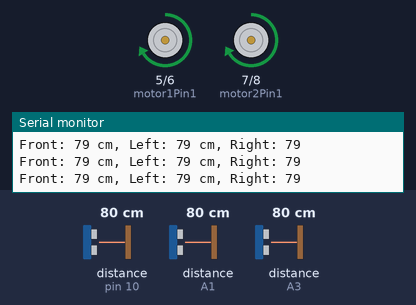
Bench run of a sketch on a simulated Arduino Uno, built with avr-gcc and run on an emulated ATmega328P. Shown: motor-driver pin pairs drawn as motors (green arrow = first pin HIGH = forward, orange = second pin HIGH = backward, longer = more drive, scaled by the enable pin), the last lines printed to the serial monitor. Wiring (inferred from the names in the program): 3 × ultrasonic range finder: trigger pin 9, echo pin 10 / trigger A0, echo A1 / trigger A2, echo A3. The inputs (shaded band) are chosen by the test bench; at power-on: distance to the obstacle (sensors on pin 10, A1, A3) 80 cm. The echo pulse lasts 58.3 µs per cm.

Above: at 1.2 s.
1.3 s: distance to the obstacle (sensor on pin 10) set to 23 cm
4.3 s: distance to the obstacle (sensor on pin 10) set to 19 cm
At 4.8 s:
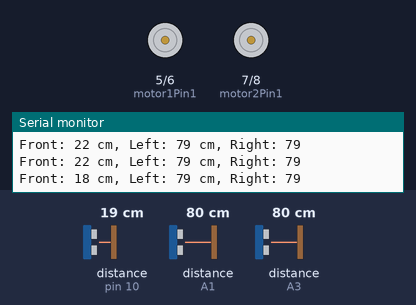
At 5.8 s:
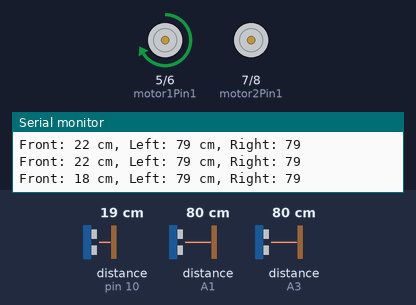
7.3 s: distance to the obstacle (sensor on A1) set to 83 cm
At 8.9 s:
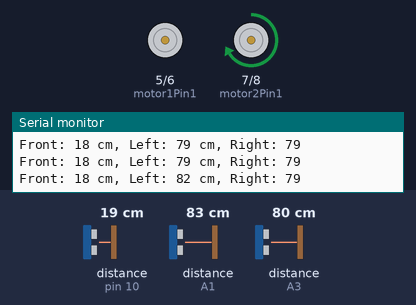
10.3 s: distance to the obstacle (sensor on A1) set to 2 cm
13.3 s: distance to the obstacle (sensor on A1) set to 120 cm
Timing chart, 0 to 17.3 s (numbered marks = the images above; inputs shaded):
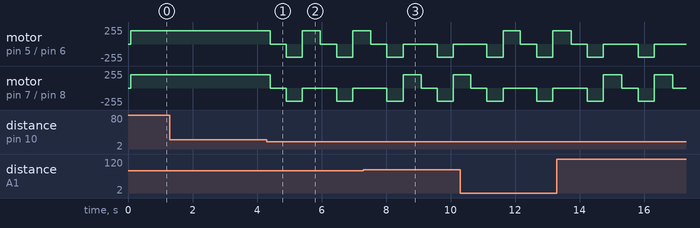

The sketch:

transformaze.ino
```cpp
#include <Arduino.h>

const int motor1Pin1 = 5;
const int motor1Pin2 = 6;
const int motor2Pin1 = 7;
const int motor2Pin2 = 8;
const int motor1SpeedPin = 3;
const int motor2SpeedPin = 11;

const int triggerPinFront = 9;
const int echoPinFront = 10;
const int triggerPinLeft = A0;
const int echoPinLeft = A1;
const int triggerPinRight = A2;
const int echoPinRight = A3;

const int threshold = 20;

void setup() {
  pinMode(motor1Pin1, OUTPUT);
  pinMode(motor1Pin2, OUTPUT);
  pinMode(motor2Pin1, OUTPUT);
  pinMode(motor2Pin2, OUTPUT);
  pinMode(motor1SpeedPin, OUTPUT);
  pinMode(motor2SpeedPin, OUTPUT);

  pinMode(triggerPinFront, OUTPUT);
  pinMode(echoPinFront, INPUT);
  pinMode(triggerPinLeft, OUTPUT);
  pinMode(echoPinLeft, INPUT);
  pinMode(triggerPinRight, OUTPUT);
  pinMode(echoPinRight, INPUT);

  Serial.begin(9600);
}

void loop() {
  long frontDistance = measureDistance(triggerPinFront, echoPinFront);
  long leftDistance = measureDistance(triggerPinLeft, echoPinLeft);
  long rightDistance = measureDistance(triggerPinRight, echoPinRight);

  Serial.print("Front: ");
  Serial.print(frontDistance);
  Serial.print(" cm, Left: ");
  Serial.print(leftDistance);
  Serial.print(" cm, Right: ");
  Serial.println(rightDistance);

  if (frontDistance < threshold) {
    stopMotors();
    delay(500);
    reverseMotors();
    delay(500);
    if (leftDistance > rightDistance) {
      turnLeft();
    } else {
      turnRight();
    }
  } else if (leftDistance < threshold) {
    stopMotors();
    delay(200);
    turnRight();
  } else if (rightDistance < threshold) {
    stopMotors();
    delay(200);
    turnLeft();
  } else {
    forwardMotors();
  }
}

long measureDistance(int triggerPin, int echoPin) {
  long totalDistance = 0;
  for (int i = 0; i < 5; i++) {
    digitalWrite(triggerPin, LOW);
    delayMicroseconds(2);
    digitalWrite(triggerPin, HIGH);
    delayMicroseconds(10);
    digitalWrite(triggerPin, LOW);

    long duration = pulseIn(echoPin, HIGH, 20000);
    long distance = (duration / 2) / 29.1;

    if (distance > 0 && distance < 400) {
      totalDistance += distance;
    }
  }
  return totalDistance / 5;
}

void forwardMotors() {
  digitalWrite(motor1Pin1, HIGH);
  digitalWrite(motor1Pin2, LOW);
  digitalWrite(motor2Pin1, HIGH);
  digitalWrite(motor2Pin2, LOW);

  analogWrite(motor1SpeedPin, 200);
  analogWrite(motor2SpeedPin, 200);
}

void stopMotors() {
  digitalWrite(motor1Pin1, LOW);
  digitalWrite(motor1Pin2, LOW);
  digitalWrite(motor2Pin1, LOW);
  digitalWrite(motor2Pin2, LOW);

  analogWrite(motor1SpeedPin, 0);
  analogWrite(motor2SpeedPin, 0);
}

void reverseMotors() {
  digitalWrite(motor1Pin1, LOW);
  digitalWrite(motor1Pin2, HIGH);
  digitalWrite(motor2Pin1, LOW);
  digitalWrite(motor2Pin2, HIGH);

  analogWrite(motor1SpeedPin, 200);
  analogWrite(motor2SpeedPin, 200);
}

void turnRight() {
  digitalWrite(motor1Pin1, HIGH);
  digitalWrite(motor1Pin2, LOW);
  digitalWrite(motor2Pin1, LOW);
  digitalWrite(motor2Pin2, LOW);

  analogWrite(motor1SpeedPin, 200);
  analogWrite(motor2SpeedPin, 0);
  delay(500);
}

void turnLeft() {
  digitalWrite(motor1Pin1, LOW);
  digitalWrite(motor1Pin2, LOW);
  digitalWrite(motor2Pin1, HIGH);
  digitalWrite(motor2Pin2, LOW);

  analogWrite(motor1SpeedPin, 0);
  analogWrite(motor2SpeedPin, 200);
  delay(500);
}
```

Measured:
- the behaviour switches between 21 and 20 cm on distance to the obstacle (sensor on pin 10) (found by bisection; images 0 and 1)
- the behaviour switches between 80 and 81 cm on distance to the obstacle (sensor on A1) (found by bisection; images 2 and 3)
